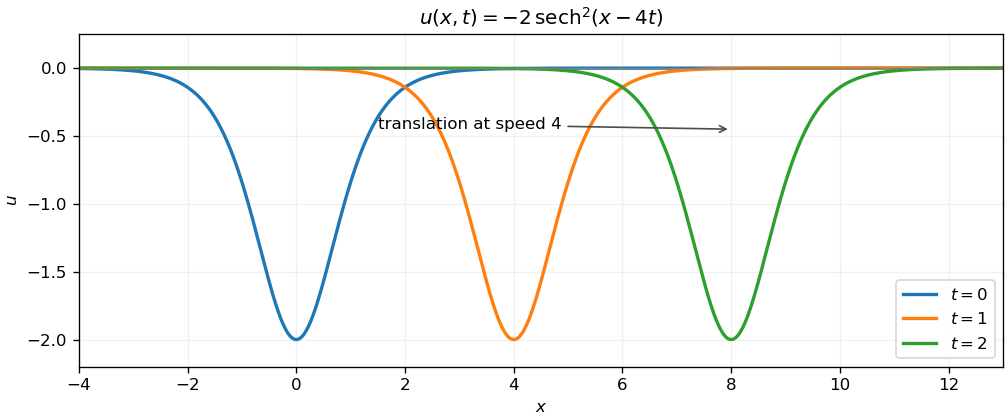

Here is the Python script that generated this plot:
"""Original negative KdV solitary-wave profiles; save into the current directory."""
from pathlib import Path
import matplotlib
matplotlib.use("Agg")
import matplotlib.pyplot as plt
import numpy as np

x = np.linspace(-4, 13, 1400)
fig, ax = plt.subplots(figsize=(8.4, 3.5), layout="constrained")
for t, color in zip([0, 1, 2], ["tab:blue", "tab:orange", "tab:green"]):
    ax.plot(x, -2 / np.cosh(x-4*t)**2, color=color, lw=2, label=f"$t={t}$")
ax.annotate("translation at speed 4", xy=(8, -0.45), xytext=(1.5, -0.45),
            arrowprops={"arrowstyle": "->", "color": "0.3"}, fontsize=10)
ax.axhline(0, color="0.5", lw=0.8)
ax.set(xlim=(-4, 13), ylim=(-2.2, 0.25), xlabel="$x$", ylabel="$u$",
       title=r"$u(x,t)=-2\,\mathrm{sech}^2(x-4t)$")
ax.legend(loc="lower right", fontsize=10)
ax.grid(alpha=0.17)
fig.savefig(Path(__file__).with_suffix(".png").name, dpi=120, facecolor="white")
